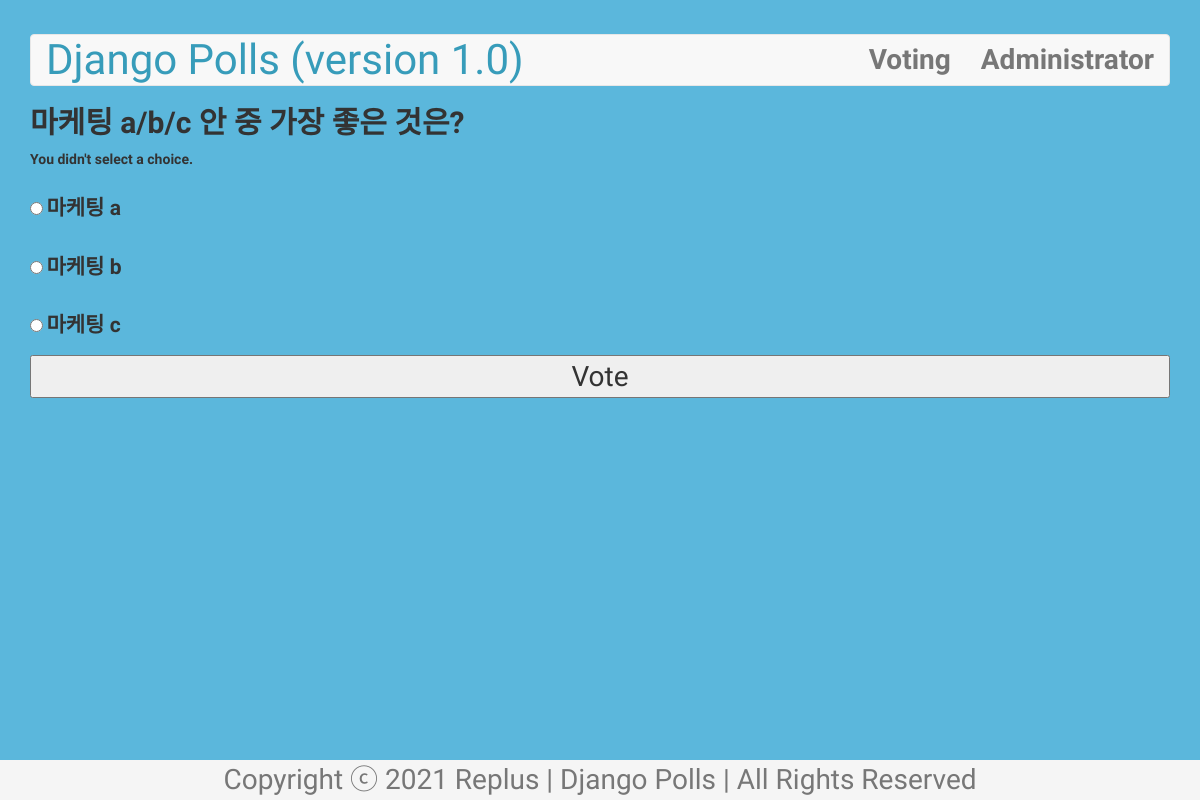
Page /polls/3/vote on the committed database.
### polls/models.py (models this page shows, shortened)
class Question(models.Model): # DB Table for 설문조사 주제
    question_text = models.CharField(max_length=200) # 설문조사 주제 텍스트
    pub_date = models.DateTimeField('date published') # ‘date published’ : 관리자 페이지에서 보여질 항목명
    def was_published_recently(self):
        now = timezone.now()
        return now >= self.pub_date >= now - datetime.timedelta(days=1)
    was_published_recently.boolean = True
    was_published_recently.admin_order_field = 'pub_date'
    was_published_recently.short_description = 'Published recently?'

class Choice(models.Model): # DB Table for 설문조사 주제별 선택지 (+ 선택지마다의 득표 수)
    question = models.ForeignKey(Question, on_delete=models.CASCADE) # 설문조사 주제의 id 값
    choice_text = models.CharField(max_length=200) # 설문조사 주제에 대한 선택지 텍스트
    votes = models.IntegerField(default=0) # 해당 선택지의 득표 수

### polls/views.py (the view)
# urls.py: path('<int:question_id>/vote', views.vote, name='vote'),
def vote(request, question_id):
    question = get_object_or_404(Question, pk=question_id)
    try:
        selected_choice = question.choice_set.get(pk=request.POST['choice_select'])
    except:
        context = {'question': question, 'error_message': "You didn't select a choice."}
        return render(request, 'polls/detail.html', context)
    else: # try 문에서 에러가 발생하지 않았을 경우 마지막에 실행됩니다.
        selected_choice.votes += 1
        selected_choice.save() # 실제 DB 저장
        return redirect('polls:results', question_id=question.id)

### polls/templates/polls/detail.html (shortened to what this page needs)
{% extends 'polls/base.html' %}
{% block content %}
<html>
    <head>
    </head>
    <body>
        <h2>
            {{ question.question_text }}
        </h2>
        {% if error_message %}
            <p><strong>{{ error_message }}</strong></p>
        {% endif %}
        <form action= "{% url 'polls:vote' question.id %}" method="post">
            {% for choice in question.choice_set.all %}
                <input type='radio' name='choice_select' id="choice{{ forloop.counter }}" value="{{ choice.id }}">
                <label for = "choice{{ forloop.counter }}">
                    {{ choice.choice_text }}
                </label>
                <br>
            {% endfor %}
            <input type="submit" value="Vote">
        </form>
    </body>
</html>
{% endblock %}

### polls/static/polls/style.css (style rules this page uses)
body { background-image: url("images/main_bg.jpg"); background-size: cover; font-family: 'Do Hyeon', "Noto Sans KR", "Titillium Web", "Helvetica", sans-serif; }
h2, li { font-weight: 600; }
label { font-weight: 600; font-size:1.5em; }
input[type=radio] { margin-top: 2%; margin-bottom: 2%; }
input[type=submit] { padding: 0.5% !important; font-size: 2em !important; line-height: 1em; width: 100%; }

### rows in the picture
Question: question_text "마케팅 a/b/c 안 중 가장 좋은 것은?"
Choice: choice_text "마케팅 a"
Choice: choice_text "마케팅 b"
Choice: choice_text "마케팅 c"

### other values in the picture
{{ error_message }} "You didn't select a choice."
